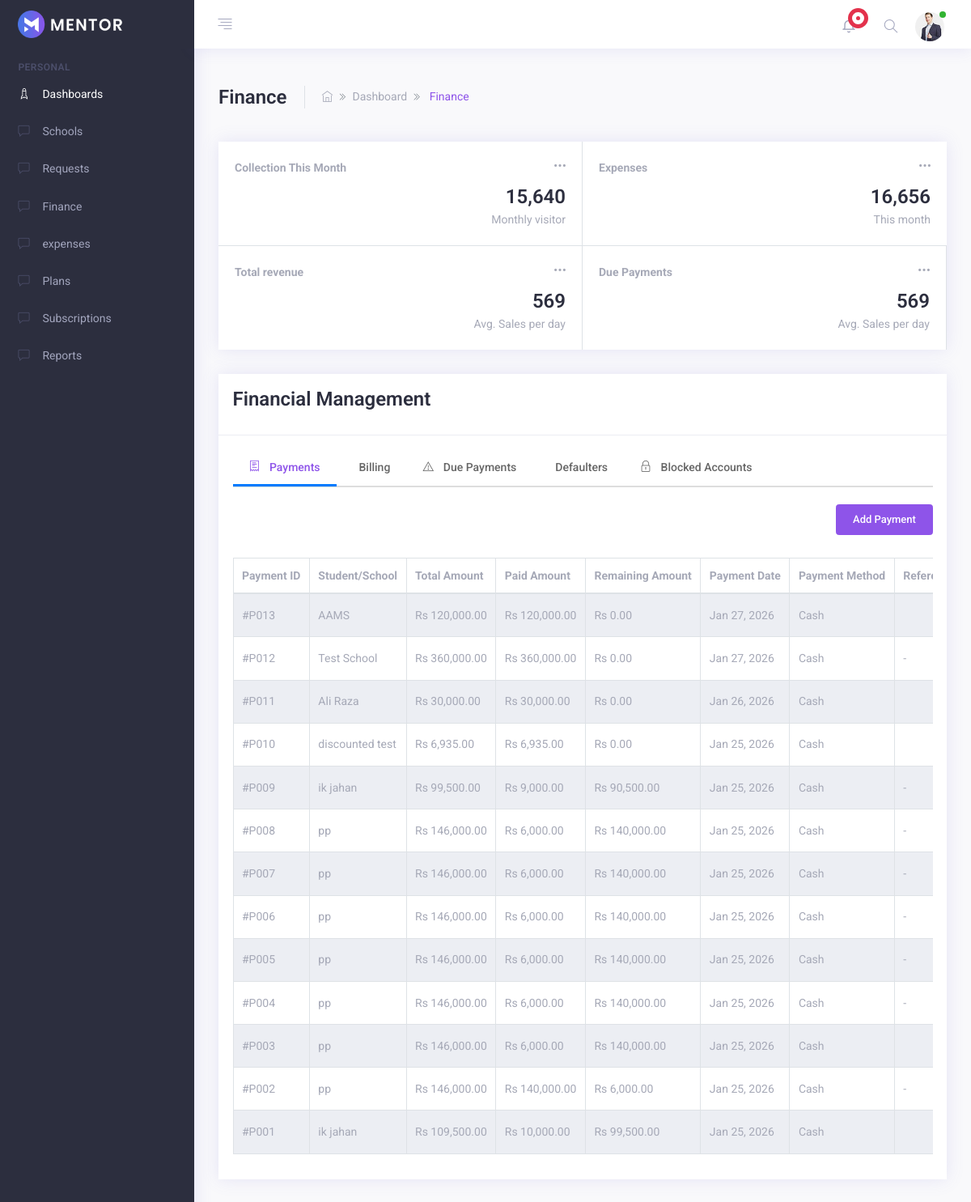
Screenshot of /App/Modules/SAAS_admin/views/finance/finance.php (signed in) with the database file from the repository.
### tables this page shows
CREATE TABLE `saas_payments` (
  `payment_id` int(11) NOT NULL,
  `billing_id` int(11) NOT NULL,
  `school_id` int(11) NOT NULL,
  `total_amount` decimal(10,0) NOT NULL,
  `paid_amount` decimal(10,2) DEFAULT NULL,
  `payment_date` date DEFAULT NULL,
  `payment_method` enum('cash','bank','online') DEFAULT NULL,
  `reference_no` varchar(100) DEFAULT NULL,
  `received_by` varchar(100) DEFAULT NULL,
  `created_at` timestamp NOT NULL DEFAULT current_timestamp()
);

CREATE TABLE `schools` (
  `id` int(11) NOT NULL,
  `name` varchar(100) NOT NULL,
  `school_code` varchar(100) DEFAULT NULL,
  `logo_path` varchar(255) DEFAULT NULL,
  `address` varchar(255) DEFAULT NULL,
  `city` varchar(255) DEFAULT NULL,
  `boards` varchar(255) DEFAULT NULL,
  `subdomain` varchar(100) DEFAULT NULL,
  `email` varchar(100) NOT NULL,
  `password` varchar(255) DEFAULT NULL,
  `contact_no` varchar(20) NOT NULL,
  `estimated_students` int(11) NOT NULL,
  `total_student` int(11) DEFAULT NULL,
  `plan` varchar(100) NOT NULL,
  `status` enum('active','blocked','block','inactive','pending','suspended','expired','rejected') DEFAULT 'active',
  `storage_used` bigint(20) DEFAULT 0,
  `db_size` bigint(20) DEFAULT 0,
  `start_date` datetime DEFAULT current_timestamp(),
  `expires_at` datetime DEFAULT NULL,
  `created_at` datetime DEFAULT current_timestamp(),
  `updated_at` datetime DEFAULT current_timestamp() ON UPDATE current_timestamp()
);

### App/Modules/SAAS_admin/Views/finance/finance.php (the view, shortened to what the rows shown need)
<?php
$db = Database::connect();
$paymentsQuery = "SELECT sp.*, s.name as school_name FROM saas_payments sp LEFT JOIN schools s ON sp.school_id = s.id ORDER BY sp.payment_date DESC";
$paymentsStmt = $db->prepare($paymentsQuery);
$paymentsStmt->execute();
$payments = $paymentsStmt->fetchAll(PDO::FETCH_ASSOC);
function formatCurrency($amount) {
    return 'Rs ' . number_format($amount, 2);
}
?>
<!DOCTYPE html>
<html lang="en">
<head>
    <link rel="stylesheet" type="text/css" href="../../../../../public/assets/css/vendors.css" />
    <link rel="stylesheet" type="text/css" href="../../../../../public/assets/css/style.css" />
</head>
<body>
    <div class="app">
        <div class="app-wrap">
            <div class="app-container">
                <div class="app-main" id="main">
                    <div class="container-fluid">
                        <div class="row">
                            <div class="col-md-12 m-b-30">
                                <div class="d-block d-lg-flex flex-nowrap align-items-center">
                                    <div class="page-title mr-4 pr-4 border-right">
                                        <h1>Finance</h1>
                                    </div>
                                </div>
                            </div>
                        </div>
                        <div class="row">
                            <div class="col-lg-12">
                                <div class="card card-statistics">
                                    <div class="card-body">
                                        <div class="tab-content" id="financeTabContent">
                                            <div class="tab-pane fade show active" id="payments" role="tabpanel" aria-labelledby="payments-tab">
                                                <div class="mt-4">
                                                    <div class="datatable-wrapper table-responsive">
                                                        <table id="paymentsTable" class="display compact table table-striped table-bordered">
                                                            <thead>
                                                                <tr>
                                                                    <th>Payment ID</th>
                                                                    <th>Student/School</th>
                                                                    <th>Total Amount</th>
                                                                    <th>Paid Amount</th>
                                                                    <th>Remaining Amount</th>
                                                                    <th>Payment Date</th>
                                                                    <th>Payment Method</th>
                                                                    <th>Reference No</th>
                                                                </tr>
                                                            </thead>
                                                            <tbody>
                                                                <?php if (!empty($payments)): ?>
                                                                    <?php foreach ($payments as $payment): ?>
                                                                        <?php
                                                                            $paymentDate = date('M d, Y', strtotime($payment['payment_date']));
                                                                            $totalAmount = formatCurrency($payment['total_amount']);
                                                                            $paidAmount = formatCurrency($payment['paid_amount']);
                                                                            $remainingAmount = $payment['total_amount'] - $payment['paid_amount'];
                                                                            $remainingAmountFormatted = formatCurrency($remainingAmount);
                                                                        ?>
                                                                        <tr>
                                                                            <td>#P<?php echo str_pad($payment['payment_id'], 3, '0', STR_PAD_LEFT); ?></td>
                                                                            <td><?php echo htmlspecialchars($payment['school_name'] ?? 'N/A'); ?></td>
                                                                            <td><?php echo $totalAmount; ?></td>
                                                                            <td><?php echo $paidAmount; ?></td>
                                                                            <td><?php echo $remainingAmountFormatted; ?></td>
                                                                            <td><?php echo $paymentDate; ?></td>
                                                                            <td><?php echo ucfirst(htmlspecialchars($payment['payment_method'] ?? 'N/A')); ?></td>
                                                                            <td><?php echo htmlspecialchars($payment['reference_no'] ?? 'N/A'); ?></td>
                                                                        </tr>
                                                                    <?php endforeach; ?>
                                                                <?php endif; ?>
                                                            </tbody>
                                                        </table>
                                                    </div>
                                                </div>
                                            </div>
                                        </div>
                                    </div>
                                </div>
                            </div>
                        </div>
                            </div>
                        </div>
                    </div>
                </div>
            </div>

### rows the page displays
saas_payments: payment_id "013", school.name "AAMS", total_amount "Rs 120,000.00", paid_amount "Rs 120,000.00", remainingAmountFormatted "Rs 0.00", payment_date "Jan 27, 2026", payment_method "Cash"
saas_payments: payment_id "012", school.name "Test School", total_amount "Rs 360,000.00", paid_amount "Rs 360,000.00", remainingAmountFormatted "Rs 0.00", payment_date "Jan 27, 2026", payment_method "Cash", reference_no "-"
saas_payments: payment_id "011", school.name "Ali Raza", total_amount "Rs 30,000.00", paid_amount "Rs 30,000.00", remainingAmountFormatted "Rs 0.00", payment_date "Jan 26, 2026", payment_method "Cash"
saas_payments: payment_id "010", school.name "discounted test", total_amount "Rs 6,935.00", paid_amount "Rs 6,935.00", remainingAmountFormatted "Rs 0.00", payment_date "Jan 25, 2026", payment_method "Cash"
saas_payments: payment_id "009", school.name "ik jahan", total_amount "Rs 99,500.00", paid_amount "Rs 9,000.00", remainingAmountFormatted "Rs 90,500.00", payment_date "Jan 25, 2026", payment_method "Cash", reference_no "-"
saas_payments: payment_id "008", school.name "pp", total_amount "Rs 146,000.00", paid_amount "Rs 6,000.00", remainingAmountFormatted "Rs 140,000.00", payment_date "Jan 25, 2026", payment_method "Cash", reference_no "-"
saas_payments: payment_id "007", school.name "pp", total_amount "Rs 146,000.00", paid_amount "Rs 6,000.00", remainingAmountFormatted "Rs 140,000.00", payment_date "Jan 25, 2026", payment_method "Cash", reference_no "-"
saas_payments: payment_id "006", school.name "pp", total_amount "Rs 146,000.00", paid_amount "Rs 6,000.00", remainingAmountFormatted "Rs 140,000.00", payment_date "Jan 25, 2026", payment_method "Cash", reference_no "-"
saas_payments: payment_id "005", school.name "pp", total_amount "Rs 146,000.00", paid_amount "Rs 6,000.00", remainingAmountFormatted "Rs 140,000.00", payment_date "Jan 25, 2026", payment_method "Cash", reference_no "-"
saas_payments: payment_id "004", school.name "pp", total_amount "Rs 146,000.00", paid_amount "Rs 6,000.00", remainingAmountFormatted "Rs 140,000.00", payment_date "Jan 25, 2026", payment_method "Cash", reference_no "-"
saas_payments: payment_id "003", school.name "pp", total_amount "Rs 146,000.00", paid_amount "Rs 6,000.00", remainingAmountFormatted "Rs 140,000.00", payment_date "Jan 25, 2026", payment_method "Cash"
saas_payments: payment_id "002", school.name "pp", total_amount "Rs 146,000.00", paid_amount "Rs 140,000.00", remainingAmountFormatted "Rs 6,000.00", payment_date "Jan 25, 2026", payment_method "Cash", reference_no "-"
saas_payments: payment_id "001", school.name "ik jahan", total_amount "Rs 109,500.00", paid_amount "Rs 10,000.00", remainingAmountFormatted "Rs 99,500.00", payment_date "Jan 25, 2026", payment_method "Cash"
